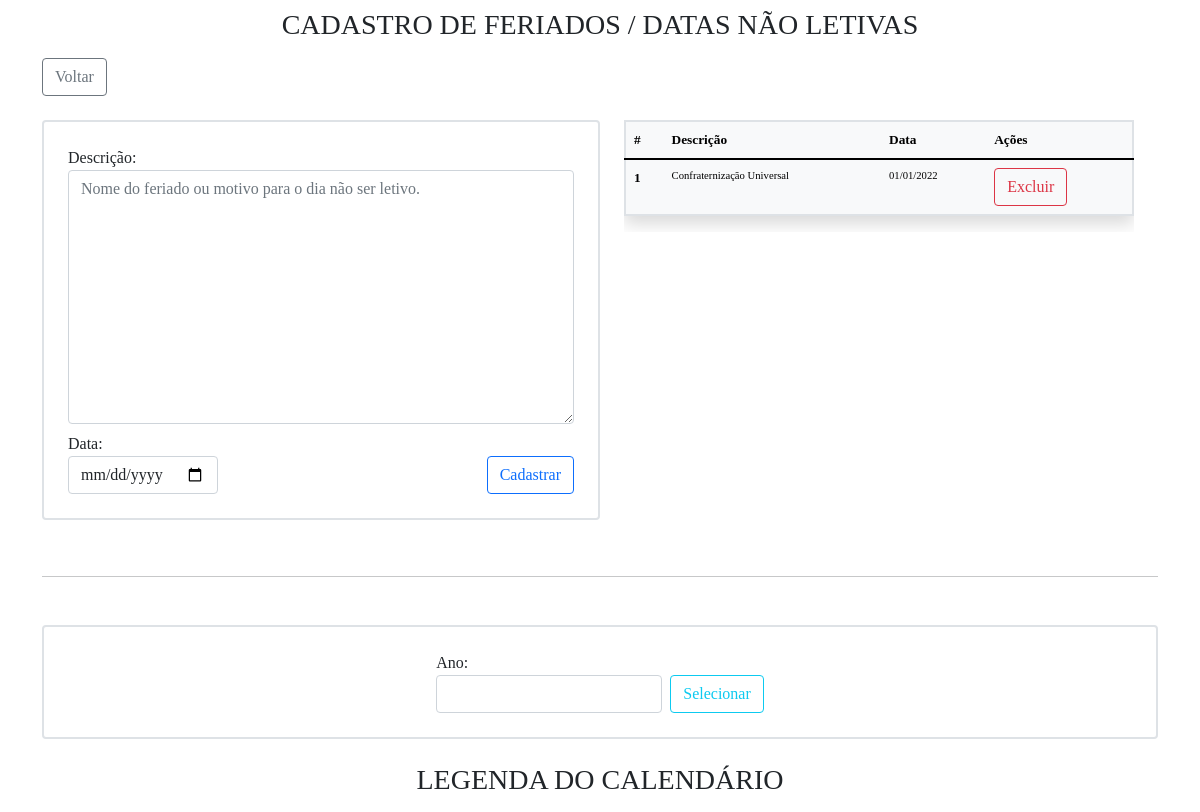
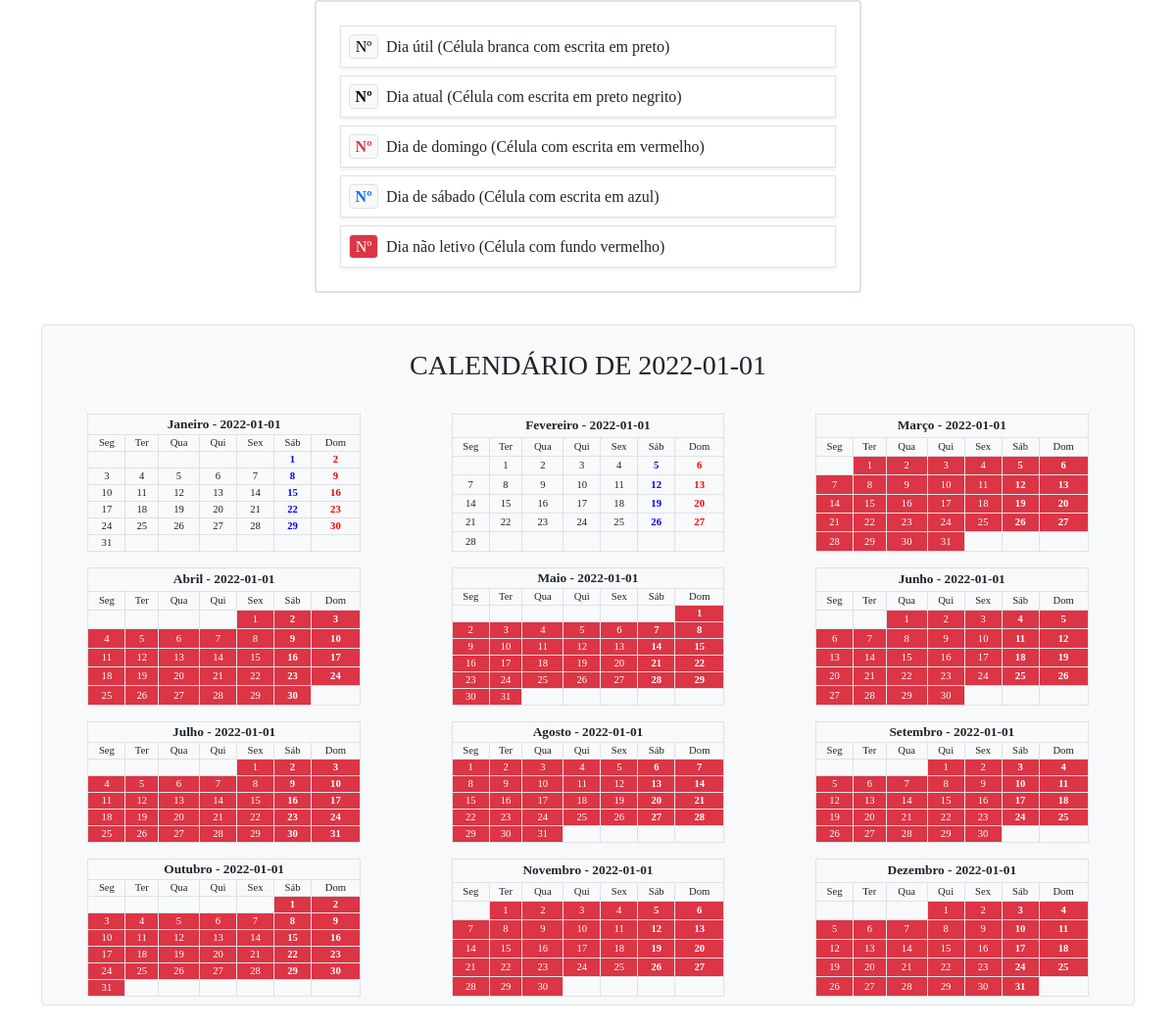
Page /datas.php?date=2022-01-01 on the committed database (2 pictures, top to bottom).
### tables this page shows
CREATE TABLE `feriados` (
  `id` bigint(20) NOT NULL,
  `description_date` text DEFAULT NULL,
  `holidayDate` date NOT NULL
);

### models/feriados.php (called while the page is built, shortened)
<?php
function connection()
{
    $dbtype = 'mysql';
    $dbname = 'sg_estagio';
    $host = 'localhost';
    $user = 'root';
    $password = '';
    try {
        $connection = new PDO("$dbtype:dbname=$dbname;host=$host", "$user", "$password");
    } catch (PDOException $erro) {
        echo "Erro de conexão ao banco de dados! <br><br>" . $erro->getMessage();
        die();
    }
    return $connection;
}
function allHolidays($ano = null)
{
    $connection = connection();
    $ano = $ano ?? date('Y');
    $feriados = $connection->query("SELECT * FROM feriados WHERE holidayDate LIKE '%$ano%' ORDER BY holidayDate DESC");
    $feriados = $feriados ? $feriados->fetchAll(PDO::FETCH_ASSOC) : [];
    return $feriados;
}
function getHolidays($ano = null)
{
    $connection = connection();
    $feriados = $connection->query("SELECT holidayDate FROM feriados WHERE holidayDate LIKE '%$ano%' ORDER BY holidayDate DESC");
    $feriados = $feriados ? $feriados->fetchAll(PDO::FETCH_ASSOC) : [];
    $holidayDays = [];
    if (!empty($feriados)) {
        foreach ($feriados as $feriado) {
            $holidayDays[] = date('d/m/Y', strtotime($feriado['holidayDate']));
        }
    }
    return $holidayDays;
}

### models/calendario.php (the view, shortened to what this page needs)
<?php
function montar_calendario($mes, $ano)
{
  $meses = array(
    1 => 'Janeiro', 2 => 'Fevereiro',
    3 => 'Março', 4 => 'Abril', 5 => 'Maio',
    6 => 'Junho', 7 => 'Julho', 8 => 'Agosto',
    9 => 'Setembro', 10 => 'Outubro', 11 => 'Novembro',
    12 => 'Dezembro'
  );
  $dias_semana = array(
    'Seg', 'Ter', 'Qua',
    'Qui', 'Sex', 'Sáb', 'Dom'
  );
  $primeiro_dia = mktime(0, 0, 0, $mes, 1, $ano);
  $dias_mes = date('t', $primeiro_dia);
  $dia_inicio = date('N', $primeiro_dia);
  $class = 'border boreder-1';
  echo '<table class="col-3 m-2 ' . $class . '">
    <tr><th colspan="7" class="text-center">' . $meses[$mes] . ' - ' .
    $ano . '</th>
    </tr>
    <tr><td class="' . $class . '" align="center">';
  echo implode('</td><td class="' . $class . '" align="center">', $dias_semana);
  echo '</td></tr>';
  if ($dia_inicio > 1) {
    for ($i = 1; $i < $dia_inicio; $i++) {
      echo '<td class="' . $class . '">&nbsp;</td>';
    }
  }
  $getHolidays = getHolidays($ano);
  for ($dia = 1; $dia <= $dias_mes; $dia++) {
    if ($dia_inicio == 7) {
      $estilo = 'color: red; font-weight: bold;';
    } elseif ($dia_inicio == 6) {
      $estilo = 'color: blue; font-weight: bold;';
    } else {
      $estilo = '';
    }
    $date_foreach = implode('-', array_reverse(explode('/', $dia . '/' . $mes . '/' . $ano)));
    $date_foreach = date("d/m/Y", strtotime($date_foreach));
    if (($dia == date("j")) && ($mes == date("n")) && ($ano == date("Y"))) {
      if (in_array($date_foreach, $getHolidays)) {
        echo '<td class="' . $class . ' bg-danger text-black fw-bold" style="' . $estilo . '" align="center"><b>' . $dia . '</b></td>';
      } else {
        echo '<td class="' . $class . ' text-black fw-bold" style="' . $estilo . '" align="center"><b>' . $dia . '</b></td>';
      }
    } else {
      if (in_array($date_foreach, $getHolidays)) {
        echo '<td class="' . $class . ' bg-danger text-white" style="' . $estilo . '" align="center">' . $dia . '</td>';
      } else {
        echo '<td class="' . $class . '" style="' . $estilo . '" align="center">' . $dia . '</td>';
      }
    }
    $dia_inicio++;
    if ($dia_inicio > 7) {
      $dia_inicio = 1;
      echo "</tr>";
      if ($dia <= $dias_mes) {
        echo '<tr>';
      }
    }
  }
  if ($dia_inicio > 1) {
    for ($i = $dia_inicio; $i < 7; $i++) {
      echo '<td class="border boreder-1">&nbsp;</td>';
    }
    echo '</tr>';
  }
  echo '</table>';
}

### datas.php (shortened to what this page needs)
<!DOCTYPE html>
<html lang="pt-br">
<head>
    <link href="https://cdn.jsdelivr.net/npm/bootstrap@5.1.3/dist/css/bootstrap.min.css" rel="stylesheet">
    <link rel="stylesheet" href="assets/css/style.css">
</head>
<body>
    <div class="container pb-3">
        <div class="col-12">
            <h3 class="title text-center my-2">CADASTRO DE FERIADOS / DATAS NÃO LETIVAS</h3>
        </div>
        <div class="d-flex justify-content-start p-0 my-3">
            <a class="btn btn-outline-secondary" href="index.php">Voltar</a>
        </div>
            <?php
            require('models/feriados.php');
            ?>
        <div class="d-flex flex-wrap justify-content-between mb-4">
                <form class="col-12 col-lg-6 d-flex flex-wrap gap-2 flex-column rounded border border-2 p-4 my-2" action="" method="post">
                    <div>
                        <label>Descrição:</label>
                        <textarea class="form-control" name="description" cols="10" rows="10" placeholder="Nome do feriado ou motivo para o dia não ser letivo."></textarea>
                    </div>
                    <div class="d-flex flex-wrap gap-2 justify-content-between align-items-end">
                        <div>
                            <label>Data:</label>
                            <input class="form-control w-auto" type="date" name="holidayDate" required>
                        </div>
                        <button class="btn btn-outline-primary" type="submit" name="cadastrar">Cadastrar</button>
                    </div>
                </form>
            <div class="col-12 col-lg-6 px-0 px-lg-4 my-2">
                <div class="overflow-auto" style="max-height: 400px;">
                    <table class="table table-light border border-2 shadow">
                        <thead>
                            <tr>
                                <th>#</th>
                                <th>Descrição</th>
                                <th>Data</th>
                                <th>Ações</th>
                            </tr>
                        </thead>
                        <tbody>
                            <?php
                            foreach (allHolidays(isset($_GET['date']) ? $_GET['date'] : date('Y')) as $key => $holiday) {
                                ?>
                                <tr>
                                    <th><?= ($key + 1) ?></th>
                                    <td><?= !empty($holiday['description_date']) ? $holiday['description_date'] : '-' ?></td>
                                    <td><?= date('d/m/Y', strtotime($holiday['holidayDate'])) ?></td>
                                    <td>
                                        <form action='' method='post'>
                                            <button class='btn btn-outline-danger' type='submit' name="excluir">Excluir</button>
                                        </form>
                                    </td>
                                </tr>
                                <?php
                            }
                            ?>
                        </tbody>
                    </table>
                </div>
            </div>
        </div>
        <hr class="my-5">
        <div class="col-12">
            <form class="col-12 d-flex flex-wrap gap-2 justify-content-center align-items-end border border-2 rounded p-4 mb-4" action="" method="get">
                <div>
                    <label>Ano:</label>
                    <input class="form-control w-auto" type="number" name="date" value="<?= $_GET['date'] ?? date('Y') ?>">
                </div>
                <button class="btn btn-outline-info" type="submit">Selecionar</button>
            </form>
            <div class="col-12">
                <h3 class="title text-center my-2">LEGENDA DO CALENDÁRIO</h3>
            </div>
            <?php
            include('components/legenda.php');
            require('models/calendario.php');
            $ano = isset($_GET['date']) ? $_GET['date'] : date('Y');
            echo '<div class="d-flex flex-wrap justify-content-around bg-light border border-1 rounded my-4">';
            echo '<h3 class="col-12 text-center my-4">CALENDÁRIO DE ' . $ano . '</h3>';
            for ($mes = 1; $mes <= 12; $mes++) {
                montar_calendario($mes, $ano);
            }
            echo '</div>';
            ?>
        </div>
    </div>
</body>
</html>

### assets/css/style.css (style rules this page uses)
* { margin: 0; padding: 0; }
body { font-family:Cambria, Cochin, Georgia, Times, 'Times New Roman', serif; }
th { font-size: 12pt; }
td { font-size: 10pt; }
@media screen and (max-width: 1400px) { th { font-size: 10pt; } }
@media screen and (max-width: 1400px) { td { font-size: 8pt; } }

### rows in the picture
feriados: description_date "Confraternização Universal", holidayDate "01/01/2022", holidayDate "2022-01-01"

### other values in the picture
$ano "2022-01-01"
$meses[$mes] "Janeiro"
$meses[$mes] "Fevereiro"
$meses[$mes] "Março"
$meses[$mes] "Abril"
$meses[$mes] "Maio"
$meses[$mes] "Junho"
$meses[$mes] "Julho"
$meses[$mes] "Agosto"
$meses[$mes] "Setembro"
$meses[$mes] "Outubro"
$meses[$mes] "Novembro"
$meses[$mes] "Dezembro"
